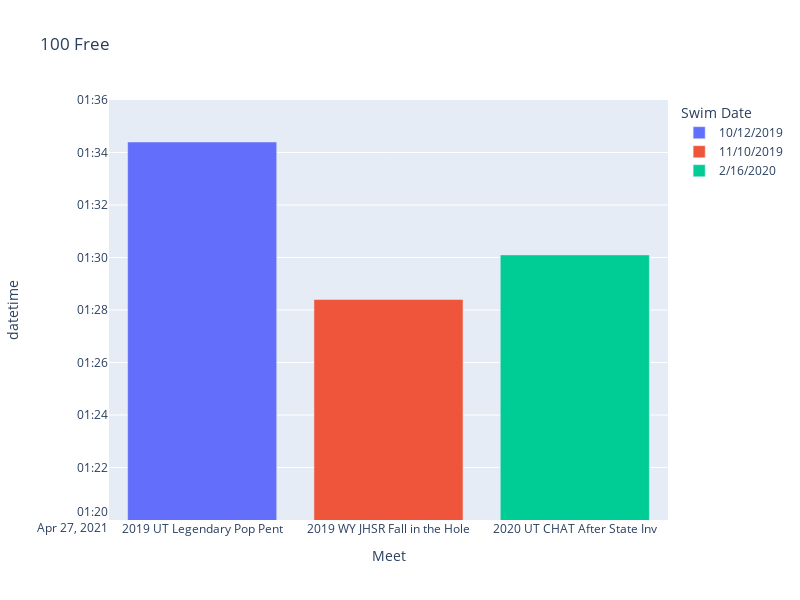

Notebook code for this chart:
### Markdown cell above
function to make plot

### Code cell
def make_plot(x):
    '''function to make plot'''
    fig = px.bar(x, x='Meet', y="datetime",color="Swim Date",title="100 Free")
    fig.update_layout(yaxis_range=['2021-04-27 1:20:00' , '2021-04-27 1:36:00'], width=800, height=600)
    fig.show()
    py.plot(fig, filename = '100 FR', auto_open=True)
    return
make_plot(free_100)

### Figure 1 — Plotly figure (JSON) as saved in the notebook; plotly's stock layout.template omitted (floating-point values rounded to 4 significant figures)
{"data": [{"alignmentgroup": "True", "hovertemplate": "Swim Date=10/12/2019<br>Meet=%{x}<br>datetime=%{y}<extra></extra>", "legendgroup": "10/12/2019", "marker": {"color": "#636efa"}, "name": "10/12/2019", "offsetgroup": "10/12/2019", "orientation": "v", "showlegend": true, "textposition": "auto", "type": "bar", "x": ["2019 UT Legendary Pop Pent"], "xaxis": "x", "y": ["2021-04-27T01:34:24"], "yaxis": "y"}, {"alignmentgroup": "True", "hovertemplate": "Swim Date=11/10/2019<br>Meet=%{x}<br>datetime=%{y}<extra></extra>", "legendgroup": "11/10/2019", "marker": {"color": "#EF553B"}, "name": "11/10/2019", "offsetgroup": "11/10/2019", "orientation": "v", "showlegend": true, "textposition": "auto", "type": "bar", "x": ["2019 WY JHSR Fall in the Hole"], "xaxis": "x", "y": ["2021-04-27T01:28:24"], "yaxis": "y"}, {"alignmentgroup": "True", "hovertemplate": "Swim Date=2/16/2020<br>Meet=%{x}<br>datetime=%{y}<extra></extra>", "legendgroup": "2/16/2020", "marker": {"color": "#00cc96"}, "name": "2/16/2020", "offsetgroup": "2/16/2020", "orientation": "v", "showlegend": true, "textposition": "auto", "type": "bar", "x": ["2020 UT CHAT After State Inv"], "xaxis": "x", "y": ["2021-04-27T01:30:06"], "yaxis": "y"}], "layout": {"barmode": "relative", "height": 600, "legend": {"title": {"text": "Swim Date"}, "tracegroupgap": 0}, "title": {"text": "100 Free"}, "width": 800, "xaxis": {"anchor": "y", "domain": [0, 1], "title": {"text": "Meet"}}, "yaxis": {"anchor": "x", "domain": [0, 1], "range": ["2021-04-27 1:20:00", "2021-04-27 1:36:00"], "title": {"text": "datetime"}}}}
